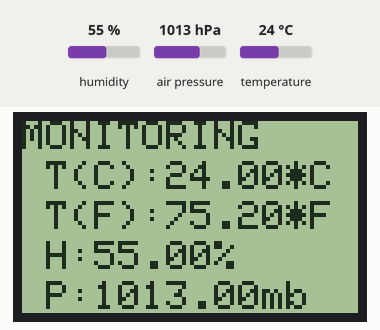
Bench run of a sketch on a simulated Arduino Uno, built with avr-gcc and run on an emulated ATmega328P. On the bench: 84×48 one-colour display. The inputs (shaded band) are chosen by the test bench; at power-on: humidity 55 %, air pressure 1013 hPa, temperature 24 °C.

Above: at 2.8 s.
2.9 s: humidity set to 22 %
At 5.0 s:
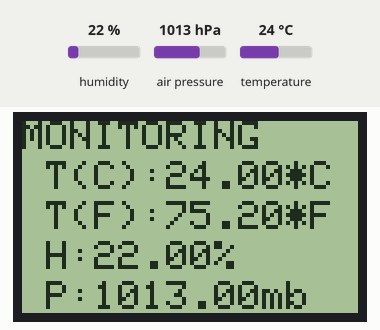
5.6 s: air pressure set to 952 hPa
At 7.5 s:
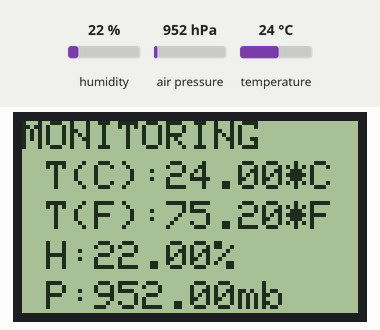
8.3 s: temperature set to 12 °C
At 11.3 s:
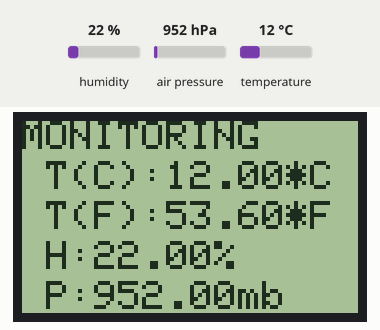
11.6 s: air pressure set to 975 hPa
At 12.7 s:
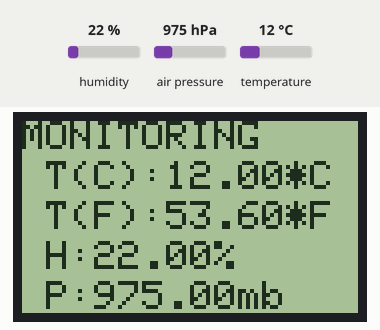
14.3 s: humidity set to 40 %
At 16.6 s:
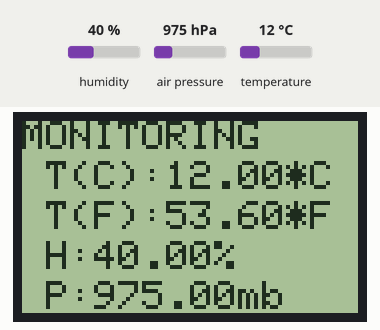
17.7 s: air pressure set to 1000 hPa
At 19.1 s:
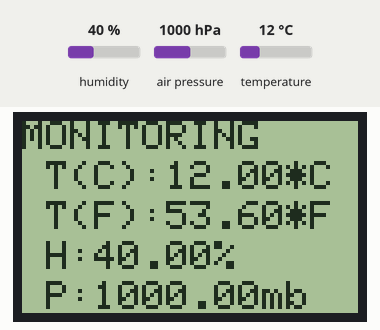
Timing chart, 0 to 20.7 s (numbered marks = the images above; inputs shaded):
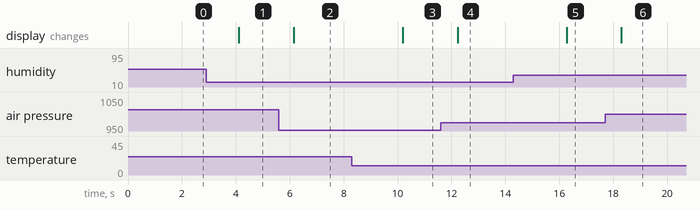

The sketch:

dht22bmp280lcd5110.ino
```cpp
/*
 * GY BMP 280, DHT 22 and LCD test sketch
 * http://satujamsaja.blogspot.co.id
 *
 */

#include <Wire.h>
#include <SPI.h>
#include <Adafruit_Sensor.h>
#include <Adafruit_BMP280.h>
#include <DHT.h>
#include <Adafruit_GFX.h>
#include <Adafruit_PCD8544.h>

#define DHTPIN 2
#define DHTTYPE DHT22

// init bmp using I2C
Adafruit_BMP280 bme;

// init DHT 22
DHT dht(DHTPIN, DHTTYPE);

// LCD Nokia
Adafruit_PCD8544 display = Adafruit_PCD8544(8, 9, 10, 11, 12);

void setup()
{
  if (!bme.begin())
  {
    display.setCursor(0,0);
    display.println("Failed!");
    while (1);
  }

  // dht
  dht.begin();

  // lcd
  display.begin();
  display.setContrast(55);
  display.setTextSize(1);
  display.setTextColor(BLACK);
  display.setCursor(0,0);
  display.println("Initialize...");
}

void loop()
{

    float humidity = dht.readHumidity();
    float celcius = dht.readTemperature(); // celcius is default output
    float fahrenheit = dht.readTemperature(true); // set true to read in fahrenheit

    // skip if error occured
    if (isnan(humidity) || isnan(celcius) || isnan(fahrenheit))
    {
      Serial.println("Failed to read from DHT sensor!");
      return;
    }

    display.clearDisplay();
    display.setTextSize(1);
    display.setTextColor(BLACK);
    display.setCursor(0,0);
    display.println("MONITORING");
    display.setCursor(0,10);
    display.print(" T(C):");
    display.print(celcius);
    display.print("*C");
    display.setCursor(0,20);
    display.print(" T(F):");
    display.print(fahrenheit);
    display.println("*F");
    display.setCursor(0,30);
    display.print(" H:");
    display.print(humidity);
    display.print("%");
    display.setCursor(0,40);
    display.print(" P:");
    display.print(bme.readPressure() / 100,2);
    display.print("mb");
    display.display();
    delay(2000);
}
```

Measured:
- after the input at 2.9 s, the display: changes after 1.2 s (image 1)
- after the input at 5.6 s, the display: changes after 0.54 s (image 2)
- after the input at 8.3 s, the display: changes after 1.9 s (image 3)
- after the input at 11.6 s, the display: changes after 0.62 s (image 4)
- after the input at 14.3 s, the display: changes after 2.0 s (image 5)
- after the input at 17.7 s, the display: changes after 0.61 s (image 6)
